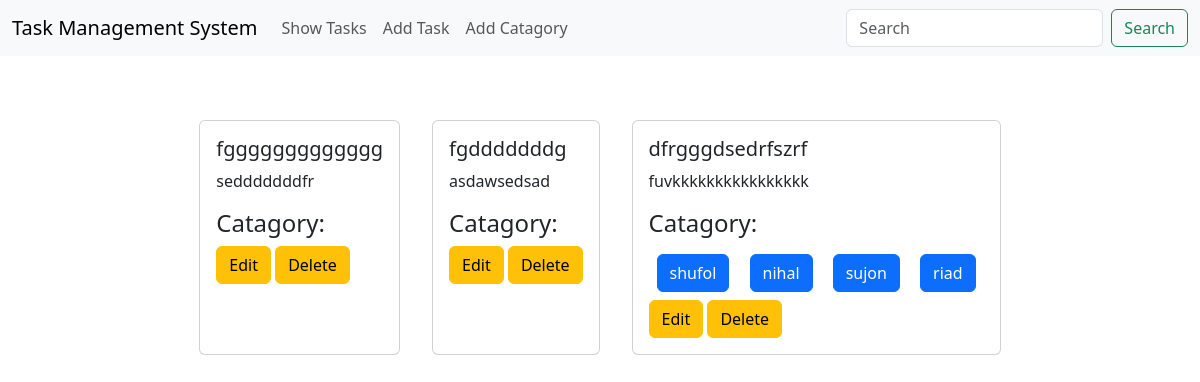
/, run on an earlier commit of the app's database.
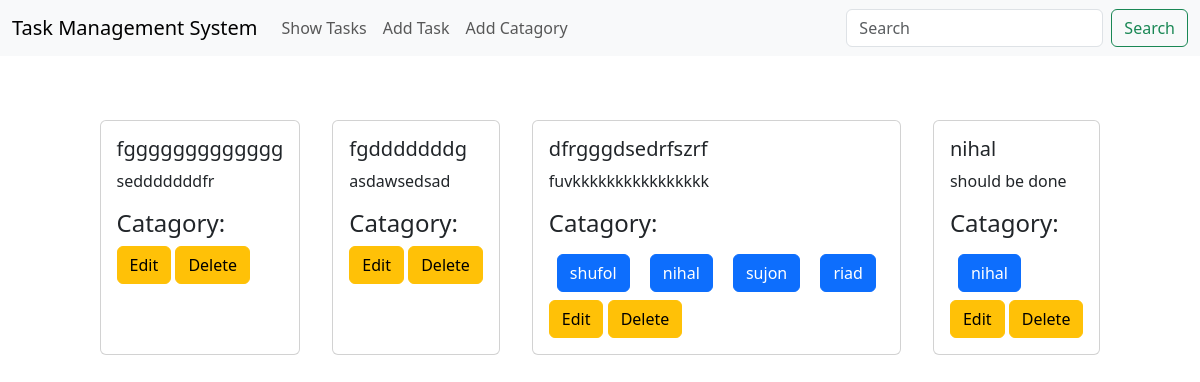
And on a later commit of the database.
### task/models.py (models this page shows, shortened)
class taskModel(models.Model):
    taskTitle = models.CharField(max_length=20)
    taskDescription = models.TextField()
    taskCatagories = models.ManyToManyField(catagoryModel, default=None)
    is_completed = models.BooleanField(default=False)
    taskAssignedDate = models.DateTimeField(auto_now_add=True)

### catagories/models.py (models this page shows, shortened)
class catagoryModel(models.Model):
    catagoryName = models.CharField(max_length = 20)
    task = models.CharField(max_length = 250, default=None)

### task_management/views.py (the view)
# urls.py: path('', views.showTasks, name='homepage'),
def showTasks(request):
    data = taskModel.objects.all()
    cataData = catagoryModel.objects.all()
    return render(request, 'show_tasks.html', {'data':data, 'cataData':cataData})

### templates/show_tasks.html
{% extends "base.html" %} {% block content %}
<div class="d-flex flex-wrap justify-content-center px-3 pt-5">
    {% for post in data %}
    <div class="card m-3" style="">
      <div class="card-body">
        <h5 class="card-title">{{post.taskTitle}}</h5>
        <p class="card-text">
            {{post.taskDescription}}
        </p>
        <div>
            <h4>Catagory: </h4>
            {% for cata in post.taskCatagories.all %}
            <button class="btn btn-primary m-2">{{cata.catagoryName}}</button>
            {% endfor %}
        </div>
        <a href="{% url "editTask" post.id %}" class="btn btn-warning">Edit</a>
        <a href="{% url "deleteTask" post.id %}" class="btn btn-warning">Delete</a>
      </div>
    </div>
    {% endfor %}
</div>
{% endblock content %}

What changed in the data, as far as the page shows it:
added taskModel: taskTitle "nihal", taskDescription "should be done", catagoryModel (catagoryName "nihal")
